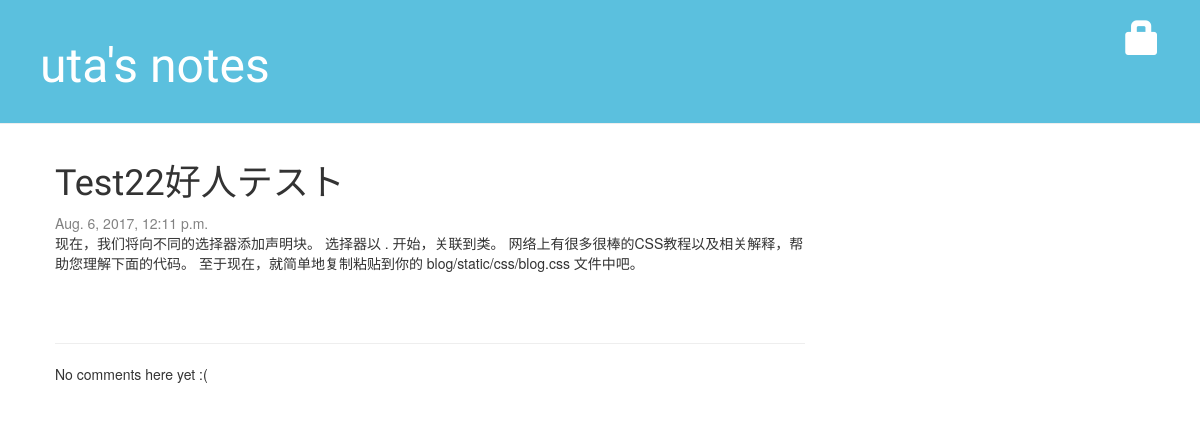
The app's page /post/2/, older data.
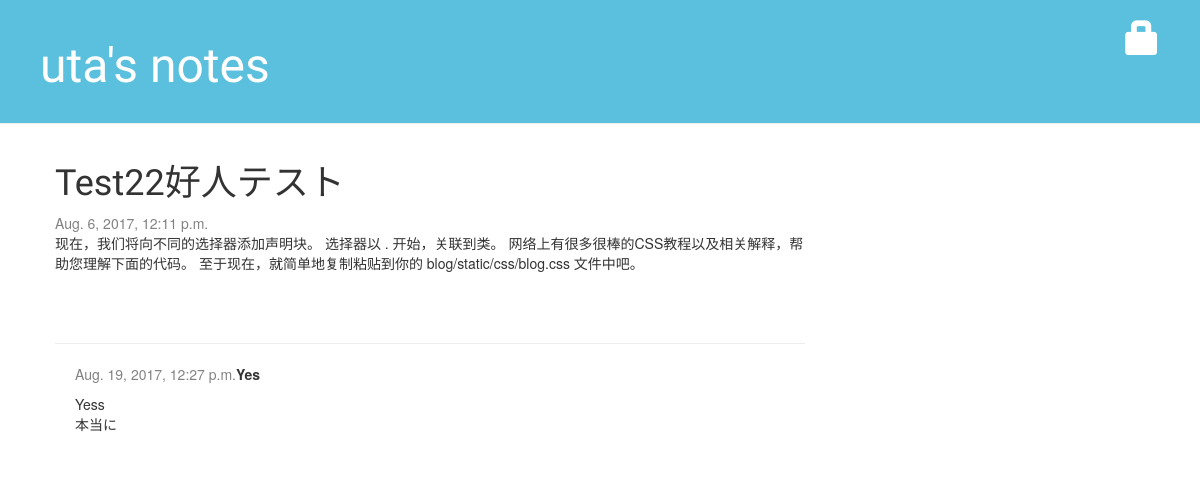
The same page, newer data.
### blog/models.py (models this page shows, shortened)
class Comment(models.Model):
    post = models.ForeignKey('blog.Post', related_name='comments')
    author = models.CharField(default='lijun',max_length=200)
    text = models.TextField()
    created_date = models.DateTimeField(default=timezone.now)
    approved_comment = models.BooleanField(default=False)

### blog/views.py (the view)
# urls.py: url(r'^post/(?P<pk>[0-9]+)/$', views.post_detail, name='post_detail'),
def post_detail(request, pk):
    post = get_object_or_404(Post, pk=pk)
    return render(request, 'blog/post_detail.html', {'post': post})

### blog/templates/blog/post_detail.html (shortened to what this page needs)
{% extends 'blog/base.html' %}
{% block content %}
    <div class="post">
        {% if post.published_date %}
            <h1>{{ post.title }}</h1>
            <div class="date">
                {{ post.published_date }}
            </div>
            <br/>
            <p>{{ post.text|linebreaksbr }}</p>
        {% endif %}
    </div>
<hr>
{% for comment in post.comments.all %}
    {% if user.is_authenticated or comment.approved_comment %}
    <div class="comment">
        <div class="date">
            {{ comment.created_date }}
        </div>
        <strong>{{ comment.author }}</strong>
        <p>{{ comment.text|linebreaks }}</p>
    </div>
    {% endif %}
{% empty %}
    <p>No comments here yet :(</p>
{% endfor %}
{% endblock %}

Row changes from the older to the newer data that the page shows:
added Comment: created_date "Aug. 19, 2017, 12:27 p.m.", author "Yes", text "Yess 本当に"
Text that changed along with them:
text no longer shown: "No comments here yet :("
